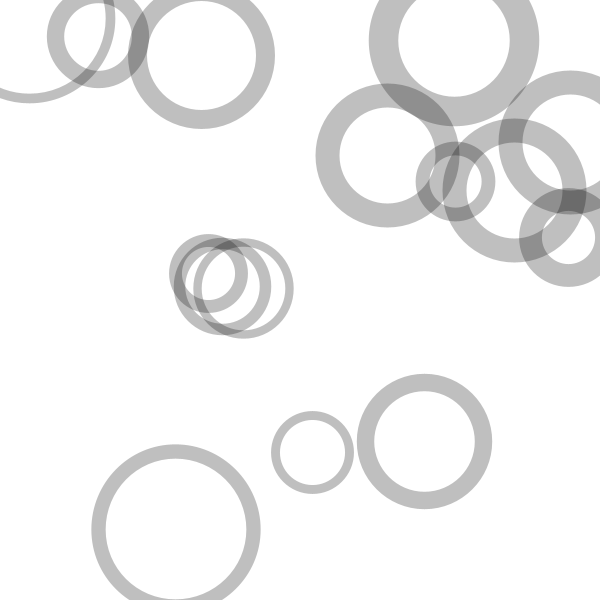
Frame 1 (no input)
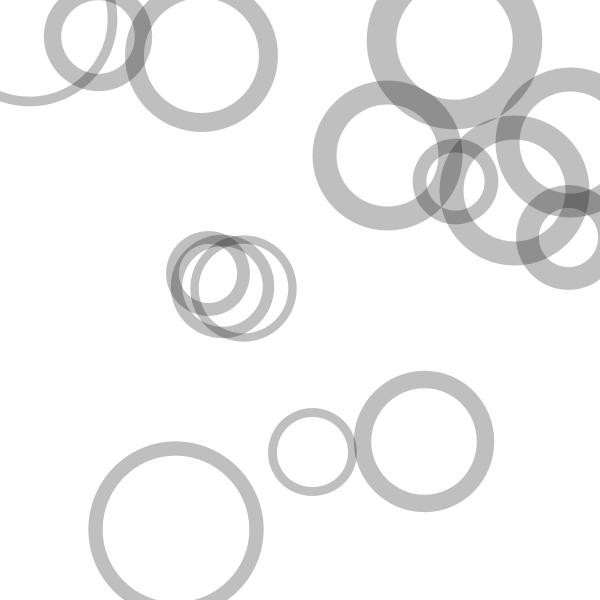
Frame 60 (the mouse pressed at the canvas centre just before this capture)
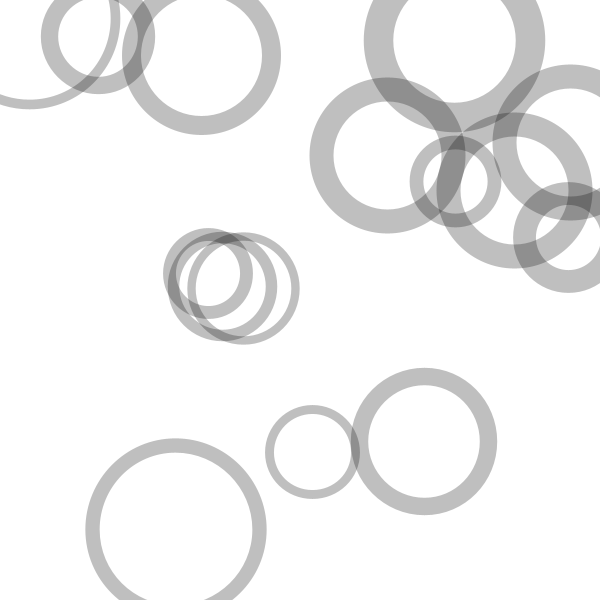
Frame 120 (the mouse held since frame 60 and released just before this capture)

The Processing sketch that drew these frames (run headless with seeded random() and noise(); from frame 60 on, the mouse is pressed at the canvas centre):

// Processing sketch: lasbolas
// ── lasbolas.pde
aro a1, a2, a3;
ArrayList <aro> losAros;

void setup() {
  size(600, 600);
  losAros = new ArrayList();
  a1 = new aro(24, 120);
  a2 = new aro(24, 120);
  a3 = new aro(24, 120);

  losAros.add(a1);
  losAros.add(a2);
  losAros.add(a3);

  for (int n = 0; n<12; n++) {
    aro nuevo = new aro(random(8, 32), random(64, 180));
    losAros.add(nuevo);
  }
}

void draw() {
  background(255);

  for (int n = 0; n< losAros.size(); n++) {
    aro anonimo = losAros.get(n);
    anonimo.display();
  }
}

void keyPressed() {
  aro nuevo = new aro(random(8, 32), random(64, 180));
  losAros.add(nuevo);
}
// ── aro.pde
class aro {
  float g; // grosor
  float t; // tamaño
  float x, y; // localizacion

  aro(float _g, float _t) {
    g = _g;
    t = _t;
    x = random(width);
    y = random(height);
  }

  void display() {
    noFill();
    strokeWeight(g);
    stroke(0,64);
    ellipse(x, y, t, t);
    
    t += 0.1;
  }
  
}
